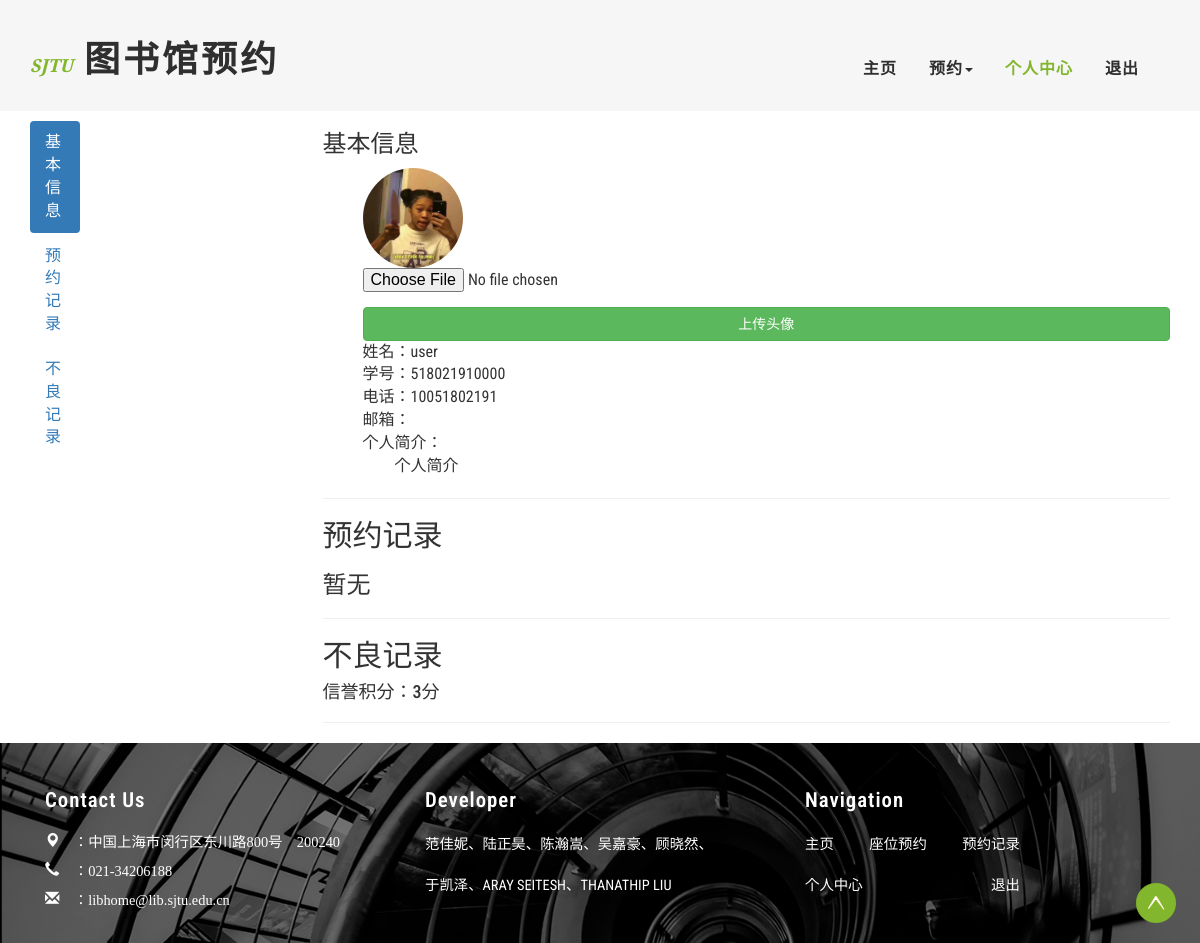
Screenshot of /center/personal_center/ (signed in) with the database file from the repository.
### Account_App/models.py (models this page shows, shortened)
class UserProf(models.Model):
    user = models.OneToOneField(User, on_delete=models.CASCADE)
    icon = models.ImageField(upload_to='icon', default='static/image/zhangzhe.jpg')  # 头像(有默认头像)
    credit = models.PositiveIntegerField(default=5)  # 信誉度
    delete_times = models.PositiveIntegerField(default=0)
    introduction = models.TextField(default="个人简介")  # 个人简介
    name = models.CharField(default="user", max_length=20)  # 姓名
    student_number = models.CharField(max_length=12)  # 学号
    phone_number = models.CharField(max_length=11)  # 电话号码
    record_id = models.TextField(editable=False)  # 预约记录
    class Meta:
        db_table = 'userprof'

### Center_App/views.py (the view)
# urls.py: path('personal_center/', views.personal_center, name='personal_center'),
def personal_center(request):
    try:
        user_id = request.session.get('user_id')*1
    except Exception:
        return redirect(reverse('account:user_login'))
    user_id = request.session.get('user_id')
    userprof = UserProf.objects.get(user_id=user_id)
    icon = userprof.icon
    if request.method == 'POST':
        icon = request.FILES.get('icon')
        userprof.icon = icon
        userprof.save()
    data = {
        'icon': '../../static/uploads/' + userprof.icon.url,
        'name': userprof.name,
        'student_number': userprof.student_number,
        'phone_number': userprof.phone_number,
        'mailbox': userprof.user.email,
        'introduction': userprof.introduction,
        'record_id_new': None,  # 待完成
        'credit': userprof.credit
    }
    return render(request, 'main/personal_center.html', context=data)

### templates/main/personal_center.html (shortened to what this page needs)
{% extends 'base_main.html' %}
{% load static %}
{% block header %}
    <div class="banner">
        <div class="header">
            <div class="container">
                <div class="header-left">
                    <div class="w3layouts-logo">
                        <h1>
                            <a href="{% url 'center:homepage' %}"><span>SJTU</span> 图书馆预约 </a>
                        </h1>
                    </div>
                </div>
                <div class="header-right">
                    <div class="w3-header-bottom">
                        <div class="top-nav">
                            <nav class="navbar navbar-default">
                                <div class="collapse navbar-collapse" id="bs-example-navbar-collapse-1">
                                    <ul class="nav navbar-nav">
                                        <li><a href="{% url 'center:homepage' %}">主页</a></li>
                                        <li class=""><a href="#" class="dropdown-toggle hvr-bounce-to-bottom"
                                                        data-toggle="dropdown" role="button" aria-haspopup="true"
                                                        aria-expanded="false">预约<span class="caret"></span></a>
                                        </li>
                                        <li><a class="active" href={% url 'center:personal_center' %}>个人中心</a></li>
                                        <li><a href={% url 'account:logout' %}>退出</a></li>
                                    </ul>
                                    <div class="clearfix"></div>
                                </div>
                            </nav>
                        </div>
                        <div class="clearfix"></div>
                    </div>
                </div>
                <div class="clearfix"></div>
            </div>
        </div>
    </div>
{% endblock %}
{% block content %}
    <div class="container">
        <div class="row">
            <div class="col-xs-3" id="myScrollspy">
                <ul id="myAffix" class="nav nav-pills nav-stacked" data-spy="affix" data-offset-top="150">
                    <li class="active"><a href="#section-1">基本信息</a></li>
                    <li><a href="#section-2">预约记录</a></li>
                    <li><a href="#section-3">不良记录</a></li>
                </ul>
            </div>
            <div class="col-xs-9">
                <h3 id="section-1">基本信息</h3>
                <ol style="list-style: none">
                    <form method="post" enctype="multipart/form-data" action="{% url 'center:personal_center' %}">
                        <li>
                            <div style="width:100px;height:100px;border-radius:50px;overflow:hidden;">
                                <img src="{{ icon }} " width="100px" height="100px">
                            </div>
                            <div class="form-group">
                                <input name="icon" type="file" id="icon_input">
                            </div>
                            <button type="submit" class="btn btn-success btn-block">上传头像</button>
                        </li>
                    </form>
                    <li>姓名：{{ name }}</li>
                    <li>学号：{{ student_number }}</li>
                    <li>电话：{{ phone_number }}</li>
                    <li>邮箱：{{ mailbox }}</li>
                    <li>个人简介：<p style="text-indent:2em">{{ introduction }}</p></li>
                </ol>
                <hr>
                <h2 id="section-2">预约记录</h2>
                <h3>暂无</h3>
                <hr>
                <h2 id="section-3">不良记录</h2>
                <h4>信誉积分：{{ credit }}分</h4>
                <hr>
            </div>
        </div>
    </div>
{% endblock %}

### static/css/style.css (style rules this page uses)
body a { transition: 0.5s all; -webkit-transition: 0.5s all; -o-transition: 0.5s all; -moz-transition: 0.5s all; -ms-transition: 0.5s all; }
html, body { font-size: 100%; font-family: 'Roboto Condensed', sans-serif; }
body { background: #FFFFFF; }
.header { background: rgba(212, 212, 212, 0.21); padding: 1em 0; }
.header-left { float: left; }
.w3layouts-logo { margin: 1.5em 0 0 0; }
.w3layouts-logo h1 { margin: 0; }
.w3layouts-logo h1 a { color: #2f2f2f; font-size: 1em; text-decoration: none; font-weight: 900; font-family: 'Raleway', sans-serif; text-transform: uppercase; letter-spacing: 3px; }
.w3layouts-logo h1 a span { color: #82b62d; font-size: .5em; text-decoration: none; font-family: 'Crimson Text', serif; font-style: italic; font-weight: 600; text-transform: uppercase; letter-spacing: 0; }
.header-right { float: right; margin: 1.2em 0 0 0; }
.top-nav { padding: 1em 0; margin: .5em 0 0 0; float: left; }
.top-nav ul { padding: 0; margin: 0; }
.top-nav ul li { display: inline-block; margin: 0 1em; float: left; }
ul.nav.navbar-nav { float: right; }
.navbar-default { background: none; border: none; margin: 0; }
.navbar { min-height: 0; }
.top-nav ul li a { color: #2f2f2f !important; font-size: 1em; margin: 0; text-decoration: none; padding: 0; font-weight: 600; font-family: 'Roboto Condensed', sans-serif; letter-spacing: 1px; }
.top-nav ul li a.active { color: #82b62d !important; }

### templates/main/personal_center.html (style rules this page uses)
.nav-pills { width: 50px; }
.nav-pills.affix-top { top: 10px; position: absolute; }

### rows the page displays
UserProf: name "user", student_number "518021910000", phone_number "10051802191", introduction "个人简介"

### other values shown
{{ credit }} "3"
